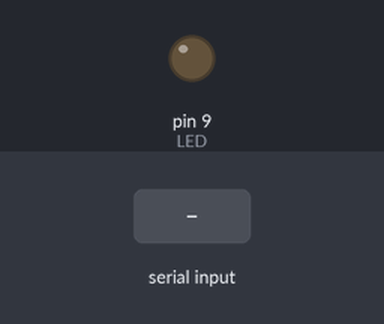
The sketch below on a simulated Arduino Mega 2560, built with avr-gcc and run on an emulated ATmega2560. On the bench: output pins drawn as LEDs (lit = HIGH). Inputs (shaded band) come from the test bench.

Above: at 1.2 s.
1.3 s: "90,45\n" received over the second serial link
At 2.9 s:
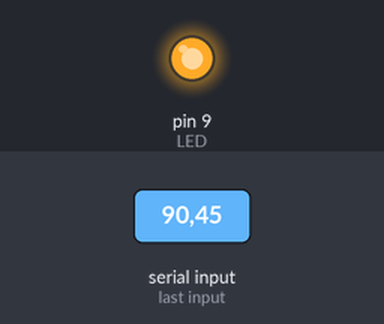
Timing chart, 0 to 4.4 s (numbered marks = the images above; inputs shaded):
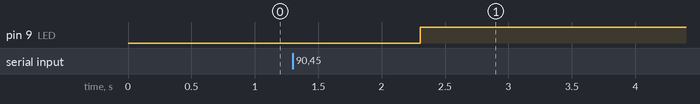

The sketch:

toggle_led.ino
```cpp
#define LED 9

String buffer = "";
int command = 0;

void setup() {
  Serial1.begin( 9600 );
  pinMode( LED, OUTPUT );
}

void loop() {
  if ( Serial1.available() ) {
    buffer = Serial1.readString();
    command = buffer.toInt();
    if ( command != 0 ) {
      digitalWrite( LED, HIGH );
    } else {
      digitalWrite( LED, LOW );
    }
  }
}
```

Measured:
- after the input at 1.3 s, pin 9 (LED): LOW → HIGH after 1.0 s
